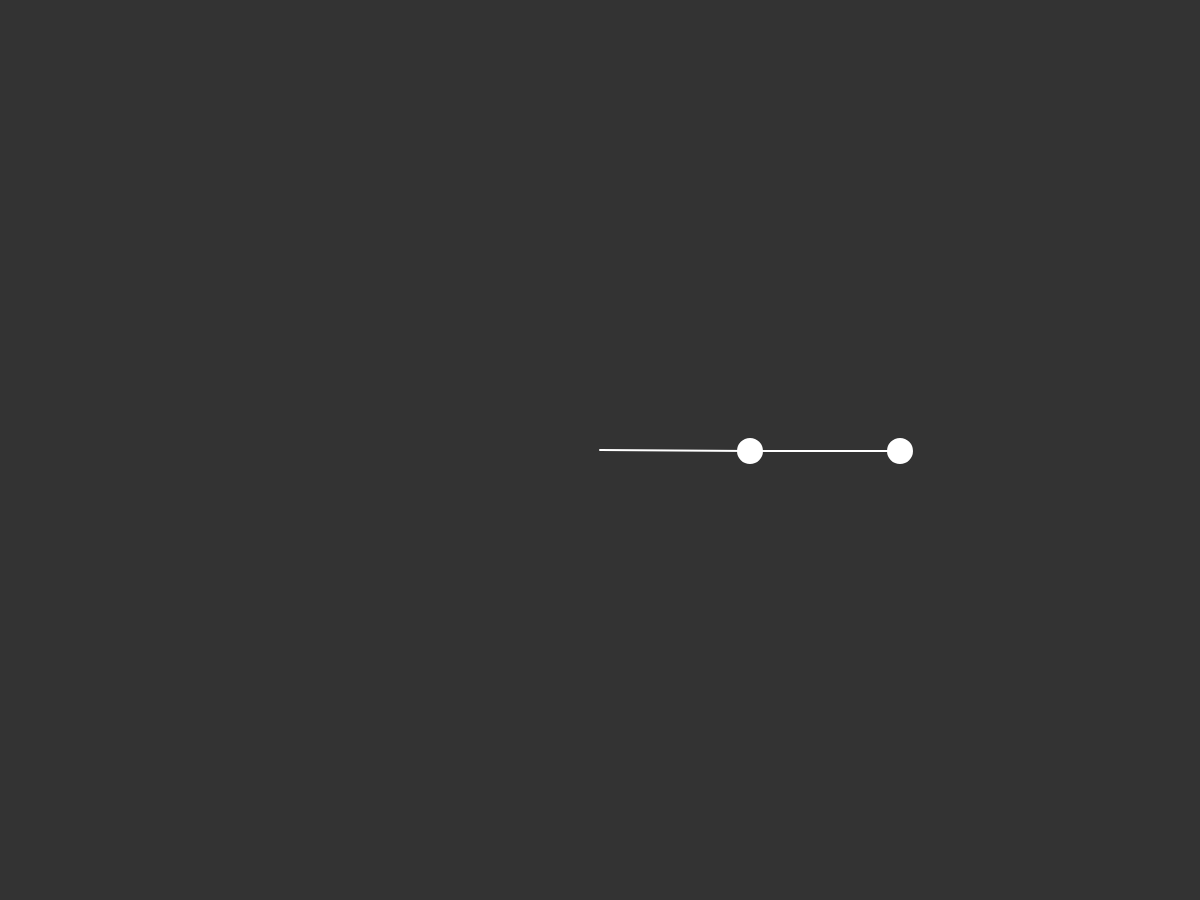
Frame 1 (no input)
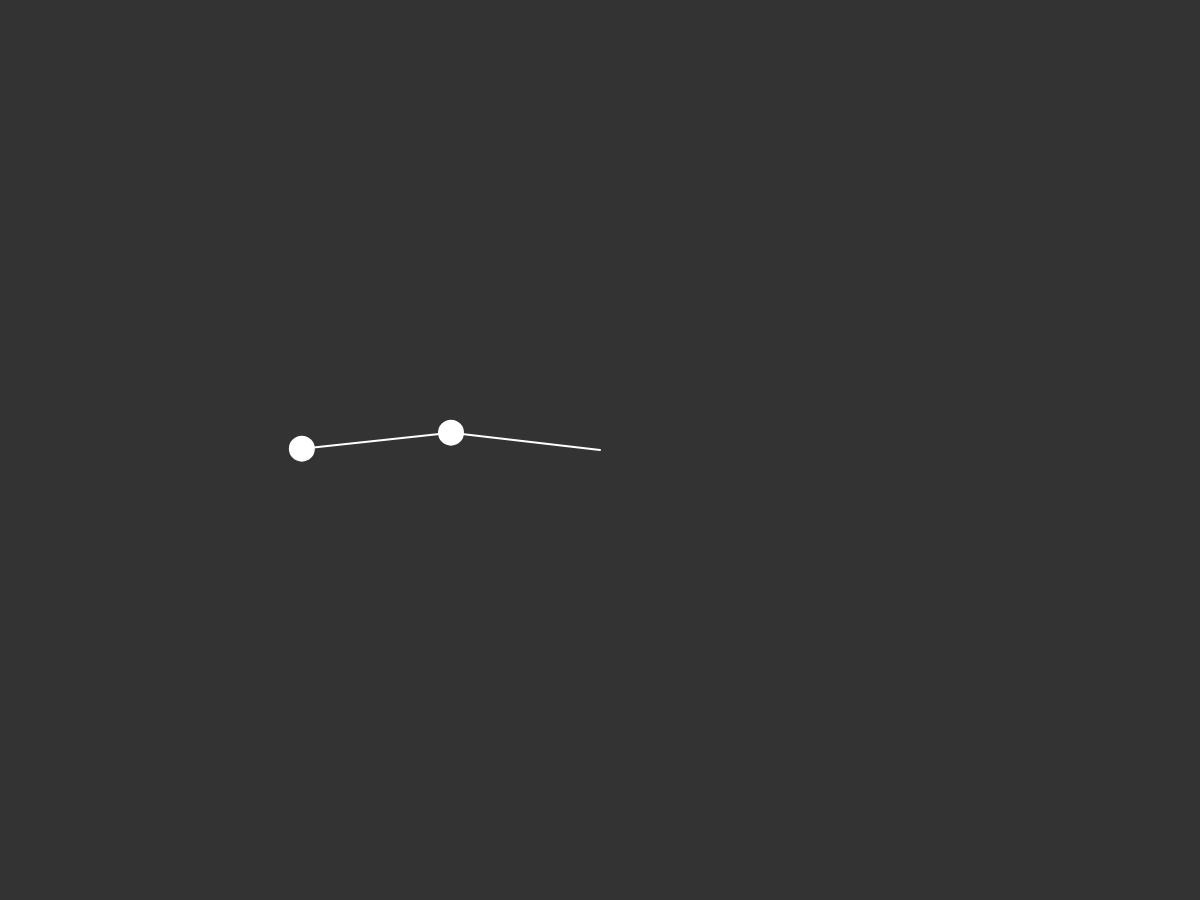
Frame 60 (no input)
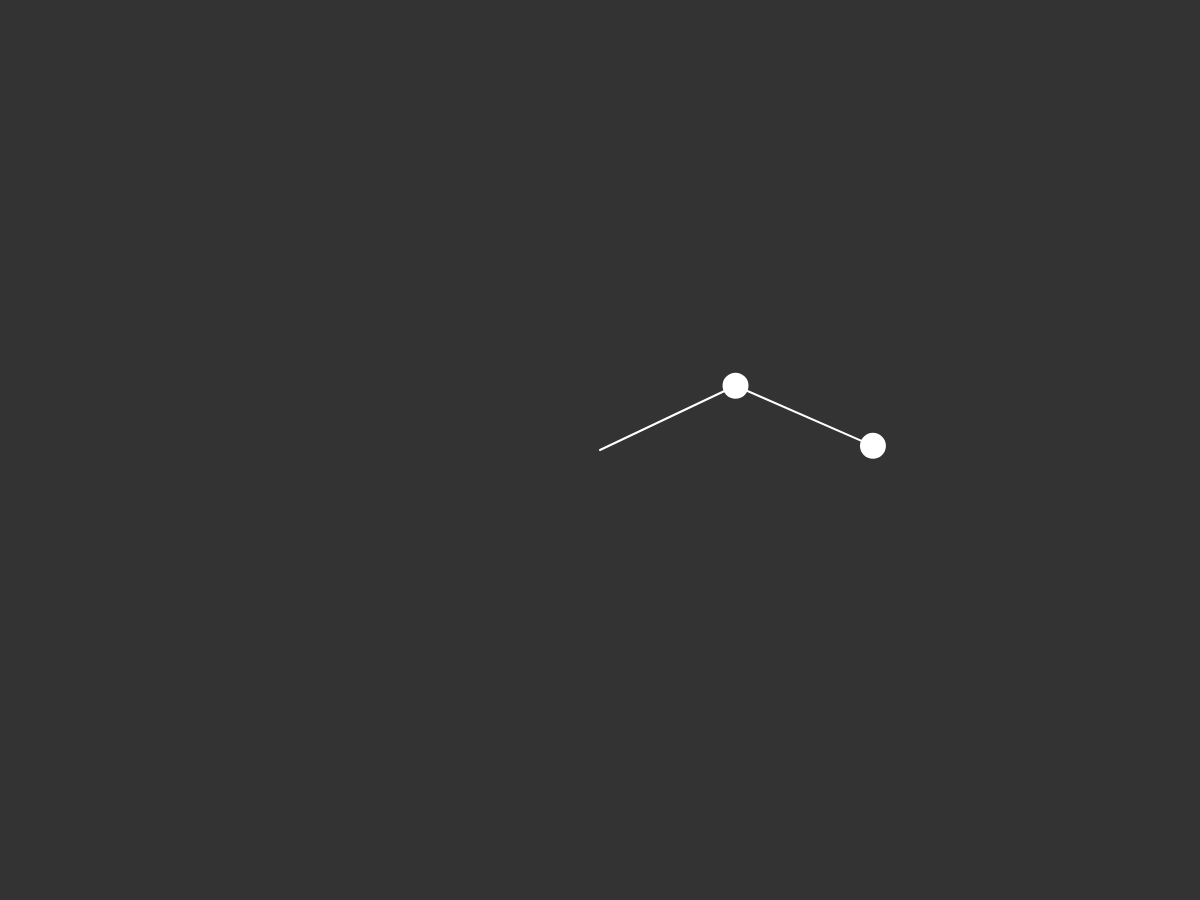
Frame 120 (the mouse pressed at the canvas centre since frame 60)

The p5.js sketch that drew these frames (run headless with seeded random() and noise() and a simulated clock; from frame 60 on, the mouse is pressed at the canvas centre):

// p5.js sketch
// ── sketch.js
let r1 = 150,
  r2 = 150;
let m1 = 40,
  m2 = 40;

let a1 = 0,
  a2 = 0;
let a1_v, a2_v;

let g = 1;

var sliders = [];
var textVal = [];

let center;

function setup() {
  center = document.getElementById('center');
  let cnv = createCanvas(windowWidth, 0.9 * windowHeight);
  cnv.style('display', 'block');
  cSliders();
  reset();
}

function draw() {

  translate(width / 2, height / 2);
  background(51);

  calcute();

  let x1 = r1 * sin(a1);
  let y1 = r1 * cos(a1);
  let x2 = x1 + r2 * sin(a2);
  let y2 = y1 + r2 * cos(a2);

  fill(255);
  stroke(255);
  strokeWeight(2);
  line(0, 0, x1, y1);
  ellipse(x1, y1, 24, 24);
  line(x1, y1, x2, y2);
  ellipse(x2, y2, 24, 24);

  for (let i = 0; i < textVal.length; i++) {
    textVal[i].html(nf(sliders[i].value(), 0, 2));
  }
}

function reset() {
  r1 = sliders[0].value();
  r2 = sliders[1].value();
  m1 = sliders[2].value();
  m2 = sliders[3].value();
  a1 = (sliders[4].value() * PI) / 180;
  a2 = (sliders[5].value() * PI) / 180;
  g = sliders[6].value();
  a1_v = 0;
  a2_v = 0;
}

function calcute() {
  let num1 = -g * (2 * m1 + m2) * sin(a1);
  let num2 = -m2 * g * sin(a1 - 2 * a2);
  let num3 = -2 * sin(a1 - a2) * m2;
  let num4 = a2_v * a2_v * r2 + a1_v * a1_v * r1 * cos(a1 - a2);
  let den = r1 * (2 * m1 + m2 - m2 * cos(2 * a1 - 2 * a2));
  let a1_a = (num1 + num2 + num3 * num4) / den;

  num1 = 2 * sin(a1 - a2);
  num2 = a1_v * a1_v * r1 * (m1 + m2);
  num3 = g * (m1 + m2) * cos(a1);
  num4 = a2_v * a2_v * r2 * m2 * cos(a1 - a2);
  den = r2 * (2 * m1 + m2 - m2 * cos(2 * a1 - 2 * a2));
  let a2_a = (num1 * (num2 + num3 + num4)) / den;

  a1_v += a1_a;
  a2_v += a2_a;
  a1 += a1_v;
  a2 += a2_v;
}

function cSliders() {

  let title = createP("Properties");
  title.class("title");

  let mainDiv = createDiv();
  mainDiv.class("mainDiv");

  let labels = [];

  labels[0] = createP("1. radius: ");
  sliders[0] = createSlider(10, 180, 150);
  textVal[0] = createP();

  labels[1] = createP("2. radius: ");
  sliders[1] = createSlider(10, 180, 150);
  textVal[1] = createP();

  labels[2] = createP("1. mass: ");
  sliders[2] = createSlider(0.5, 150, 40, 0.1);
  textVal[2] = createP();

  labels[3] = createP("2. mass: ");
  sliders[3] = createSlider(0.5, 150, 40, 0.1);
  textVal[3] = createP();

  labels[4] = createP("1. start angle: ");
  sliders[4] = createSlider(-180, 180, 90, 1);
  textVal[4] = createP();

  labels[5] = createP("1. start angle: ");
  sliders[5] = createSlider(-180, 180, 90, 1);
  textVal[5] = createP();

  labels[6] = createP("gravity: ");
  sliders[6] = createSlider(0.1, 2.2, 1, 0.05);
  textVal[6] = createP();

  for (let i = 0; i < labels.length; i++) {
    let div = createDiv();
    div.class("wrapper");
    div.parent(mainDiv);
    labels[i].parent(div);
    sliders[i].parent(div);
    textVal[i].parent(div);
  }

  let div = createDiv();
  div.class("buttondiv wrapper");
  div.parent(mainDiv);
  let buttonT = createP("Reset Pendulum and apply changes.");
  div.mousePressed(reset);
  buttonT.parent(div);
}

// ── styles.css
html {
  overflow: auto;
}

body {
  margin: 0;
  align-items: center;
}

p {
  display: inline-block;
}

.mainDiv {
  display: grid;
  grid-template-columns: repeat(2, 1fr);
  grid-auto-rows: minmax(50px, auto);
  width: 95%;
  margin-right: auto;
  margin-left: auto;
}

.wrapper {
  font-family: 'Roboto', sans-serif;
  text-align: center;
}

.buttondiv {
  border: 2px solid #333333;
  border-radius: 20px;
  background-color: white;
  transition: background 300ms, color 300ms;
}

.buttondiv:hover {
  background-color: #333333;
  color: white;
}

.buttondiv:active {
  background-color: #222222;
}

.title {
  font-family: 'Roboto', sans-serif;
  font-size: 200%;
  font-weight: bold;
  padding-left: 5%;
}
